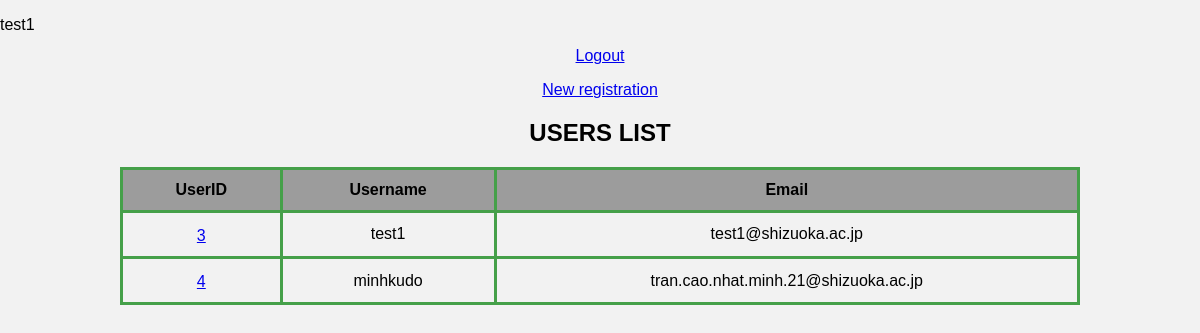
Before: /crud/users (signed in) with the older database file.
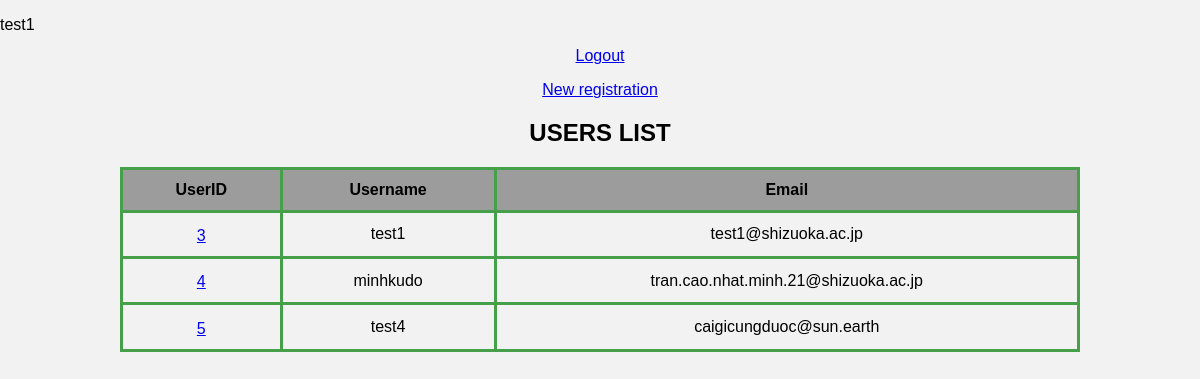
After: the same page with the newer database file.
### apps/crud/models.py (models this page shows, shortened)
class User(db.Model, UserMixin):
    __tablename__ = "users"
    id = db.Column(db.Integer, primary_key=True)
    username = db.Column(db.String, index=True)
    email = db.Column(db.String, unique=True, index=True)
    password_hash = db.Column(db.String)
    created_at = db.Column(db.DateTime, default=datetime.now)
    updated_at = db.Column(db.DateTime, default=datetime.now, onupdate=datetime.now)
    @property
    def password(self):
        raise AttributeError("Unreadable")

### apps/crud/views.py (the view)
@crud.route("/users")
@login_required
def users():
    users = User.query.all()
    return render_template("crud/index.html", users=users)

### apps/crud/models.py (called while the page is built)
@login_manager.user_loader
def load_user(user_id):
    return User.query.get(user_id)

### apps/crud/templates/crud/index.html
{% extends "crud/base.html" %} {% block title %}Users List{% endblock %} {%
block content %}
<a href="{{url_for('crud.create_user')}}">New registration</a>
<h2>USERS LIST</h2>
<table>
  <tr>
    <th>UserID</th>
    <th>Username</th>
    <th>Email</th>
  </tr>
  {% for user in users %}
  <tr>
    <td>
      <a href="{{ url_for('crud.edit_user', user_id=user.id) }}">{{user.id}}</a>
    </td>
    <td>{{user.username}}</td>
    <td>{{user.email}}</td>
  </tr>
  {% endfor %}
</table>
{% endblock %}

### apps/crud/templates/crud/base.html (shortened to what this page needs)
<!DOCTYPE html>
<html lang="en">
  <head>
    <link
      rel="stylesheet"
      href="{{url_for('crud.static', filename='style.css')}}"
    />
  </head>
  <body>
    <div>
      {% if current_user.is_authenticated %}
      <p>
        <span>{{ current_user.username }}</span>
        <span><a href="{{ url_for('auth.logout') }}">Logout</a></span>
      </p>
      {% endif %}
    </div>
    {% block content %}{% endblock %}
  </body>
</html>

### apps/crud/static/style.css (style rules this page uses)
body { font-family: Arial, sans-serif; background-color: #f2f2f2; margin: 0; padding: 0; justify-content: center; align-items: center; height: 100vh; }
h2 { margin-bottom: 20px; text-align: center; }
a { display: block; text-align: center; margin-top: 10pt; margin-bottom: 10px; }
table { margin: 0 auto; border-collapse: collapse; width: 80%; }
table, th, td { border: 3px solid #45a049; }
th { text-align: center; background-color: #9c9c9c; padding: 8pt; }
td { text-align: center; }

Changed rows visible on the page:
added User: id "5", username "test4", email "caigicungduoc@sun.earth"
